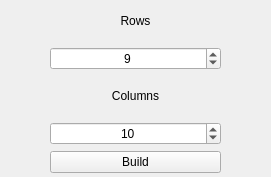
<?xml version="1.0" encoding="UTF-8"?>
<ui version="4.0">
 <class>LabyrinthSize</class>
 <widget class="QWidget" name="LabyrinthSize">
  <property name="geometry">
   <rect>
    <x>0</x>
    <y>0</y>
    <width>271</width>
    <height>177</height>
   </rect>
  </property>
  <property name="maximumSize">
   <size>
    <width>271</width>
    <height>177</height>
   </size>
  </property>
  <property name="windowTitle">
   <string>MazeSize</string>
  </property>
  <widget class="QWidget" name="gridLayoutWidget">
   <property name="geometry">
    <rect>
     <x>0</x>
     <y>0</y>
     <width>271</width>
     <height>173</height>
    </rect>
   </property>
   <layout class="QGridLayout" name="gridLayout">
    <property name="leftMargin">
     <number>50</number>
    </property>
    <property name="rightMargin">
     <number>50</number>
    </property>
    <item row="4" column="0">
     <widget class="QPushButton" name="Build">
      <property name="text">
       <string>Build</string>
      </property>
     </widget>
    </item>
    <item row="2" column="0">
     <widget class="QLabel" name="label_2">
      <property name="text">
       <string>Columns</string>
      </property>
      <property name="alignment">
       <set>Qt::AlignCenter</set>
      </property>
     </widget>
    </item>
    <item row="3" column="0">
     <widget class="QSpinBox" name="spinBox_Cols">
      <property name="alignment">
       <set>Qt::AlignCenter</set>
      </property>
      <property name="value">
       <number>10</number>
      </property>
     </widget>
    </item>
    <item row="1" column="0">
     <widget class="QSpinBox" name="spinBox_Rows">
      <property name="alignment">
       <set>Qt::AlignCenter</set>
      </property>
      <property name="minimum">
       <number>1</number>
      </property>
      <property name="singleStep">
       <number>2</number>
      </property>
      <property name="value">
       <number>9</number>
      </property>
     </widget>
    </item>
    <item row="0" column="0">
     <widget class="QLabel" name="label">
      <property name="text">
       <string>Rows</string>
      </property>
      <property name="alignment">
       <set>Qt::AlignCenter</set>
      </property>
     </widget>
    </item>
   </layout>
  </widget>
 </widget>
 <resources/>
 <connections/>
</ui>
